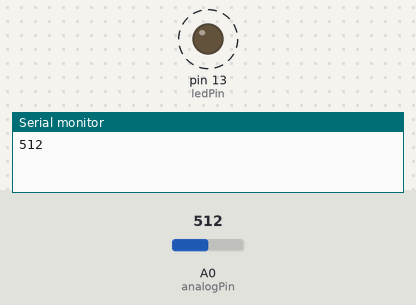
Simulated run of this sketch. Board: Arduino Uno, built with avr-gcc and run on an emulated ATmega328P. On the bench: output pins drawn as LEDs (lit = HIGH), the last lines printed to the serial monitor. Dashed ring = blinking. The inputs (shaded band) are chosen by the test bench; at power-on: A0 (analogPin) = 512.

Above: at 1.2 s.
1.3 s: A0 (analogPin) set to 366
3.5 s: A0 (analogPin) set to 339
At 4.4 s:
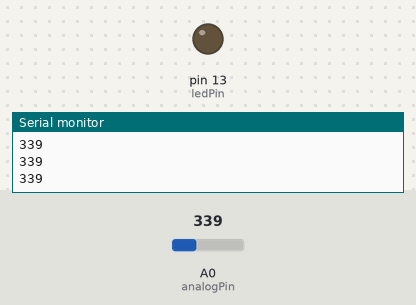
5.0 s: A0 (analogPin) set to 360
At 5.3 s:
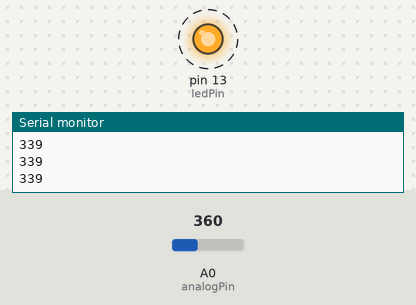
9.0 s: A0 (analogPin) set to 340
At 9.5 s:
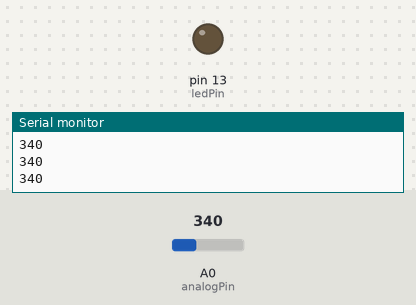
Timing chart, 0 to 11.5 s (numbered marks = the images above; inputs shaded):
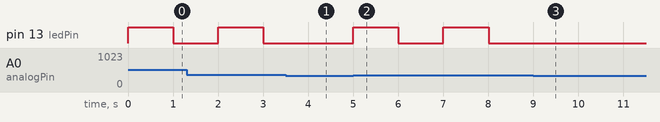

The sketch:

else__LED_Blink.ino
```cpp
const int analogPin = A0;    // pin that the sensor is attached to
const int ledPin = 13;       // pin that the LED is attached to
const int threshold = 750;   // an arbitrary threshold level that's in the range of the analog input


void setup() {
  // initialize the LED pin as an output:
  pinMode(ledPin, OUTPUT);
  // initialize serial communications:
  Serial.begin(9600);

}

void loop() {

  // read the input on analog pin A0:
  int sensorValue = analogRead(A0);
  // print out the value you read:
  Serial.println(sensorValue);
  delay(1);        // delay in between reads for stability


  // read the value of the potentiometer:
  int analogValue = analogRead(analogPin);

  // if the analog value is high enough, turn on the LED:
  if (analogValue > threshold) {
    digitalWrite(ledPin, HIGH);
  }
   else if (analogValue <350)
   {
    (digitalWrite, ledPin, LOW);
   }
   else
 //(analogValue = 360-750);
 {

  digitalWrite(LED_BUILTIN, HIGH);   // turn the LED on (HIGH is the voltage level)
  delay(1000);                       // wait for a second
  digitalWrite(LED_BUILTIN, LOW);    // turn the LED off by making the voltage LOW
  delay(1000);                       // wait for a second
 }
}
```

Measured:
- the behaviour switches between 350 and 349 on A0 (analogPin) (found by bisection; images 0 and 1)
- after the input at 3.5 s, pin 13 (ledPin): stays LOW (without the input it goes to HIGH after 0.50 s)
- after the input at 5.0 s, pin 13 (ledPin): alternates HIGH for 1.0 s and LOW for 1.0 s, starting at once
- after the input at 9.0 s, pin 13 (ledPin): stays LOW (without the input it goes to HIGH after 0.01 s)
